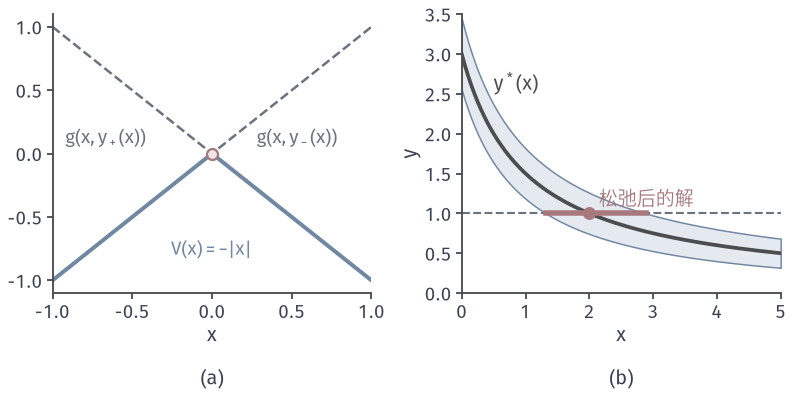

Here is the Python script that generated this plot:
from pathlib import Path
import sys
sys.path.insert(0, str(Path(__file__).resolve().parents[1]/"bilevel-common"))
from bilevel_core import *
fig, axs = figure(width_mm=112, height_mm=56, ncols=2)
ax=axs[0]
x=np.linspace(-1,1,200)
ax.plot(x,-x,color=MUTED,lw=1,ls='--'); ax.plot(x,x,color=MUTED,lw=1,ls='--')
ax.plot(x,-np.abs(x),color=BLUE,lw=1.6)
ax.plot([0],[0],'o',color=RED,mfc=RED_FILL,mec=RED,mew=.9,ms=4.4,zorder=6)
ax.text(0,-.8,r'$V(x)=-|x|$',color=BLUE,fontsize=7.5,ha='center')
ax.text(.28,.08,r'$g(x,y_-(x))$',color=MUTED,fontsize=7.5); ax.text(-.92,.08,r'$g(x,y_+(x))$',color=MUTED,fontsize=7.5)
clean(ax,(-1,1),(-1.1,1.1),'$x$',None); tag(ax,'(a)',-.27)
ax=axs[1]
x=np.linspace(0,5,300); eps=.1
w=np.sqrt(2*eps/(1+x)); ys=ystar(x)
ax.fill_between(x,ys-w,ys+w,facecolor=BLUE_FILL,edgecolor=BLUE,lw=.6)
ax.plot(x,ys,color=ACTIVE,lw=1.5)
ax.axhline(1,color=MUTED,lw=.85,ls='--')
u1=(6.2-np.sqrt(6.2**2-36))/2-1; u2=(6.2+np.sqrt(6.2**2-36))/2-1
print(u1,u2)
ax.plot([u1,u2],[1,1],color=RED,lw=2.2,zorder=5)
ax.plot([2],[1],'o',color=RED,ms=4.2,zorder=6)
ax.text(2.15,1.1,'松弛后的解',fontsize=7.5,color=RED); ax.text(.5,2.55,r'$y^*(x)$',color=ACTIVE)
clean(ax,(0,5),(0,3.5),'$x$','$y$'); tag(ax,'(b)',-.27)
save(fig, Path(__file__).resolve().parent, 'figure', {'eps':eps})
